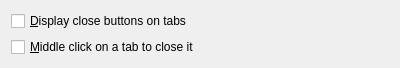
<?xml version="1.0" encoding="UTF-8"?>
<ui version="4.0">
 <class>WorkspaceSettingsWidgetBase</class>
 <widget class="QWidget" name="WorkspaceSettingsWidgetBase">
  <property name="geometry">
   <rect>
    <x>0</x>
    <y>0</y>
    <width>400</width>
    <height>54</height>
   </rect>
  </property>
  <property name="windowTitle">
   <string>Form</string>
  </property>
  <layout class="QVBoxLayout" name="verticalLayout">
   <item>
    <widget class="QCheckBox" name="_workspace__close_buttons">
     <property name="text">
      <string>&amp;Display close buttons on tabs</string>
     </property>
    </widget>
   </item>
   <item>
    <widget class="QCheckBox" name="_workspace__middle_button_close">
     <property name="text">
      <string>&amp;Middle click on a tab to close it</string>
     </property>
    </widget>
   </item>
  </layout>
 </widget>
 <resources/>
 <connections/>
</ui>
